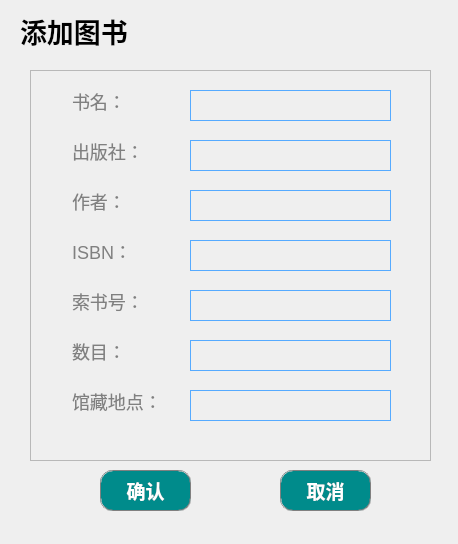
<?xml version="1.0" encoding="UTF-8"?>
<ui version="4.0">
 <class>bm_AddBook</class>
 <widget class="QWidget" name="bm_AddBook">
  <property name="geometry">
   <rect>
    <x>0</x>
    <y>0</y>
    <width>458</width>
    <height>544</height>
   </rect>
  </property>
  <property name="windowTitle">
   <string>Form</string>
  </property>
  <widget class="QLabel" name="label">
   <property name="geometry">
    <rect>
     <x>20</x>
     <y>10</y>
     <width>141</width>
     <height>41</height>
    </rect>
   </property>
   <property name="font">
    <font>
     <family>微软雅黑</family>
     <pointsize>20</pointsize>
     <weight>75</weight>
     <bold>true</bold>
    </font>
   </property>
   <property name="text">
    <string>添加图书</string>
   </property>
  </widget>
  <widget class="QPushButton" name="but_ok">
   <property name="geometry">
    <rect>
     <x>100</x>
     <y>470</y>
     <width>91</width>
     <height>41</height>
    </rect>
   </property>
   <property name="font">
    <font>
     <family>微软雅黑</family>
     <pointsize>14</pointsize>
     <weight>75</weight>
     <bold>true</bold>
    </font>
   </property>
   <property name="styleSheet">
    <string notr="true">QPushButton{
border:1px groove gray;
border-radius:12px;
padding:2px 4px;
color: rgb(255, 255, 255);
background-color: rgba(0,139,139, 255);
}
 
QPushButton:hover{
border:1px groove gray;
border-radius:12px;
padding:2px 4px;
color: rgb(255, 255, 255);
background-color: rgba(0,120,120,196);
}
 
QPushButton:pressed{
border:1px groove gray;
border-radius:12px;
padding:2px 4px;
color: rgb(255, 255, 255);
background-color: rgba(0,128,128, 222);
padding-left:6px;
padding-top:6px;
}</string>
   </property>
   <property name="text">
    <string>确认</string>
   </property>
  </widget>
  <widget class="QPushButton" name="but_no">
   <property name="geometry">
    <rect>
     <x>280</x>
     <y>470</y>
     <width>91</width>
     <height>41</height>
    </rect>
   </property>
   <property name="font">
    <font>
     <family>微软雅黑</family>
     <pointsize>14</pointsize>
     <weight>75</weight>
     <bold>true</bold>
    </font>
   </property>
   <property name="styleSheet">
    <string notr="true">QPushButton{
border:1px groove gray;
border-radius:12px;
padding:2px 4px;
color: rgb(255, 255, 255);
background-color: rgba(0,139,139, 255);
}
 
QPushButton:hover{
border:1px groove gray;
border-radius:12px;
padding:2px 4px;
color: rgb(255, 255, 255);
background-color: rgba(0,120,120,196);
}
 
QPushButton:pressed{
border:1px groove gray;
border-radius:12px;
padding:2px 4px;
color: rgb(255, 255, 255);
background-color: rgba(0,128,128, 222);
padding-left:6px;
padding-top:6px;
}</string>
   </property>
   <property name="text">
    <string>取消</string>
   </property>
  </widget>
  <widget class="QFrame" name="frame_5">
   <property name="geometry">
    <rect>
     <x>30</x>
     <y>70</y>
     <width>401</width>
     <height>391</height>
    </rect>
   </property>
   <property name="frameShape">
    <enum>QFrame::StyledPanel</enum>
   </property>
   <property name="frameShadow">
    <enum>QFrame::Raised</enum>
   </property>
   <widget class="QLineEdit" name="lineEdit">
    <property name="geometry">
     <rect>
      <x>40</x>
      <y>20</y>
      <width>61</width>
      <height>31</height>
     </rect>
    </property>
    <property name="styleSheet">
     <string notr="true">color:#808080;
border:none;
font-size:18px;
font-family:&quot;微软雅黑&quot;;
text-align:left;
background-color: rgb(255, 255, 255,0);</string>
    </property>
    <property name="text">
     <string>书名：</string>
    </property>
   </widget>
   <widget class="QLineEdit" name="lineEdit_2">
    <property name="geometry">
     <rect>
      <x>40</x>
      <y>170</y>
      <width>81</width>
      <height>31</height>
     </rect>
    </property>
    <property name="styleSheet">
     <string notr="true">color:#808080;
border:none;
font-size:18px;
font-family:&quot;微软雅黑&quot;;
text-align:left;
background-color: rgb(255, 255, 255,0);</string>
    </property>
    <property name="text">
     <string>ISBN：</string>
    </property>
   </widget>
   <widget class="QLineEdit" name="lineEdit_3">
    <property name="geometry">
     <rect>
      <x>40</x>
      <y>120</y>
      <width>81</width>
      <height>31</height>
     </rect>
    </property>
    <property name="styleSheet">
     <string notr="true">color:#808080;
border:none;
font-size:18px;
font-family:&quot;微软雅黑&quot;;
text-align:left;
background-color: rgb(255, 255, 255,0);</string>
    </property>
    <property name="text">
     <string>作者：</string>
    </property>
   </widget>
   <widget class="QLineEdit" name="lineEdit_5">
    <property name="geometry">
     <rect>
      <x>40</x>
      <y>220</y>
      <width>81</width>
      <height>31</height>
     </rect>
    </property>
    <property name="styleSheet">
     <string notr="true">color:#808080;
border:none;
font-size:18px;
font-family:&quot;微软雅黑&quot;;
text-align:left;
background-color: rgb(255, 255, 255,0);</string>
    </property>
    <property name="text">
     <string>索书号：</string>
    </property>
   </widget>
   <widget class="QLineEdit" name="etname">
    <property name="geometry">
     <rect>
      <x>160</x>
      <y>20</y>
      <width>201</width>
      <height>31</height>
     </rect>
    </property>
    <property name="styleSheet">
     <string notr="true">border:1px solid #cccccc;
color:#808080;
border-color: rgb(85, 170, 255);
font-size:18px;
font-family:&quot;微软雅黑&quot;;
text-align:left;
background-color: rgb(255, 255, 255,0);</string>
    </property>
    <property name="text">
     <string/>
    </property>
   </widget>
   <widget class="QLineEdit" name="etISBN">
    <property name="geometry">
     <rect>
      <x>160</x>
      <y>170</y>
      <width>201</width>
      <height>31</height>
     </rect>
    </property>
    <property name="styleSheet">
     <string notr="true">border:1px solid #cccccc;
color:#808080;
border-color: rgb(85, 170, 255);
font-size:18px;
font-family:&quot;微软雅黑&quot;;
text-align:left;
background-color: rgb(255, 255, 255,0);</string>
    </property>
   </widget>
   <widget class="QLineEdit" name="etauthor">
    <property name="geometry">
     <rect>
      <x>160</x>
      <y>120</y>
      <width>201</width>
      <height>31</height>
     </rect>
    </property>
    <property name="styleSheet">
     <string notr="true">border:1px solid #cccccc;
color:#808080;
border-color: rgb(85, 170, 255);
font-size:18px;
font-family:&quot;微软雅黑&quot;;
text-align:left;
background-color: rgb(255, 255, 255,0);</string>
    </property>
   </widget>
   <widget class="QLineEdit" name="lineEdit_4">
    <property name="geometry">
     <rect>
      <x>40</x>
      <y>70</y>
      <width>81</width>
      <height>31</height>
     </rect>
    </property>
    <property name="styleSheet">
     <string notr="true">color:#808080;
border:none;
font-size:18px;
font-family:&quot;微软雅黑&quot;;
text-align:left;
background-color: rgb(255, 255, 255,0);</string>
    </property>
    <property name="text">
     <string>出版社：</string>
    </property>
   </widget>
   <widget class="QLineEdit" name="etpublish">
    <property name="geometry">
     <rect>
      <x>160</x>
      <y>70</y>
      <width>201</width>
      <height>31</height>
     </rect>
    </property>
    <property name="styleSheet">
     <string notr="true">border:1px solid #cccccc;
color:#808080;
border-color: rgb(85, 170, 255);
font-size:18px;
font-family:&quot;微软雅黑&quot;;
text-align:left;
background-color: rgb(255, 255, 255,0);</string>
    </property>
   </widget>
   <widget class="QLineEdit" name="lineEdit_10">
    <property name="geometry">
     <rect>
      <x>40</x>
      <y>270</y>
      <width>81</width>
      <height>31</height>
     </rect>
    </property>
    <property name="styleSheet">
     <string notr="true">color:#808080;
border:none;
font-size:18px;
font-family:&quot;微软雅黑&quot;;
text-align:left;
background-color: rgb(255, 255, 255,0);</string>
    </property>
    <property name="text">
     <string>数目：</string>
    </property>
   </widget>
   <widget class="QLineEdit" name="etnum">
    <property name="geometry">
     <rect>
      <x>160</x>
      <y>270</y>
      <width>201</width>
      <height>31</height>
     </rect>
    </property>
    <property name="styleSheet">
     <string notr="true">border:1px solid #cccccc;
color:#808080;
border-color: rgb(85, 170, 255);
font-size:18px;
font-family:&quot;微软雅黑&quot;;
text-align:left;
background-color: rgb(255, 255, 255,0);</string>
    </property>
   </widget>
   <widget class="QLineEdit" name="lineEdit_13">
    <property name="geometry">
     <rect>
      <x>40</x>
      <y>320</y>
      <width>111</width>
      <height>31</height>
     </rect>
    </property>
    <property name="styleSheet">
     <string notr="true">color:#808080;
border:none;
font-size:18px;
font-family:&quot;微软雅黑&quot;;
text-align:left;
background-color: rgb(255, 255, 255,0);</string>
    </property>
    <property name="text">
     <string>馆藏地点：</string>
    </property>
   </widget>
   <widget class="QLineEdit" name="etloc">
    <property name="geometry">
     <rect>
      <x>160</x>
      <y>320</y>
      <width>201</width>
      <height>31</height>
     </rect>
    </property>
    <property name="styleSheet">
     <string notr="true">border:1px solid #cccccc;
color:#808080;
border-color: rgb(85, 170, 255);
font-size:18px;
font-family:&quot;微软雅黑&quot;;
text-align:left;
background-color: rgb(255, 255, 255,0);</string>
    </property>
    <property name="text">
     <string/>
    </property>
   </widget>
   <widget class="QLineEdit" name="etfindmark">
    <property name="geometry">
     <rect>
      <x>160</x>
      <y>220</y>
      <width>201</width>
      <height>31</height>
     </rect>
    </property>
    <property name="styleSheet">
     <string notr="true">border:1px solid #cccccc;
color:#808080;
border-color: rgb(85, 170, 255);
font-size:18px;
font-family:&quot;微软雅黑&quot;;
text-align:left;
background-color: rgb(255, 255, 255,0);</string>
    </property>
   </widget>
  </widget>
 </widget>
 <resources/>
 <connections/>
</ui>
